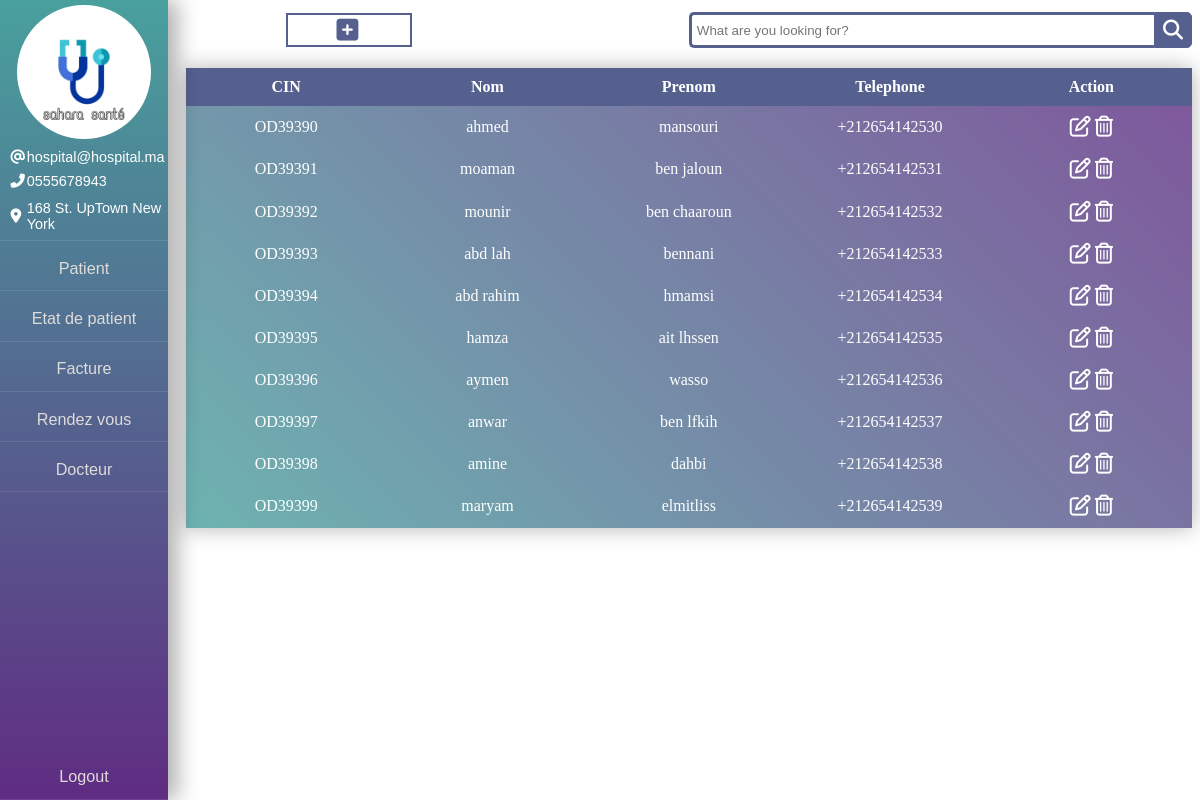
/src/pages/docteur.php (signed in), run on an earlier commit of the app's database.
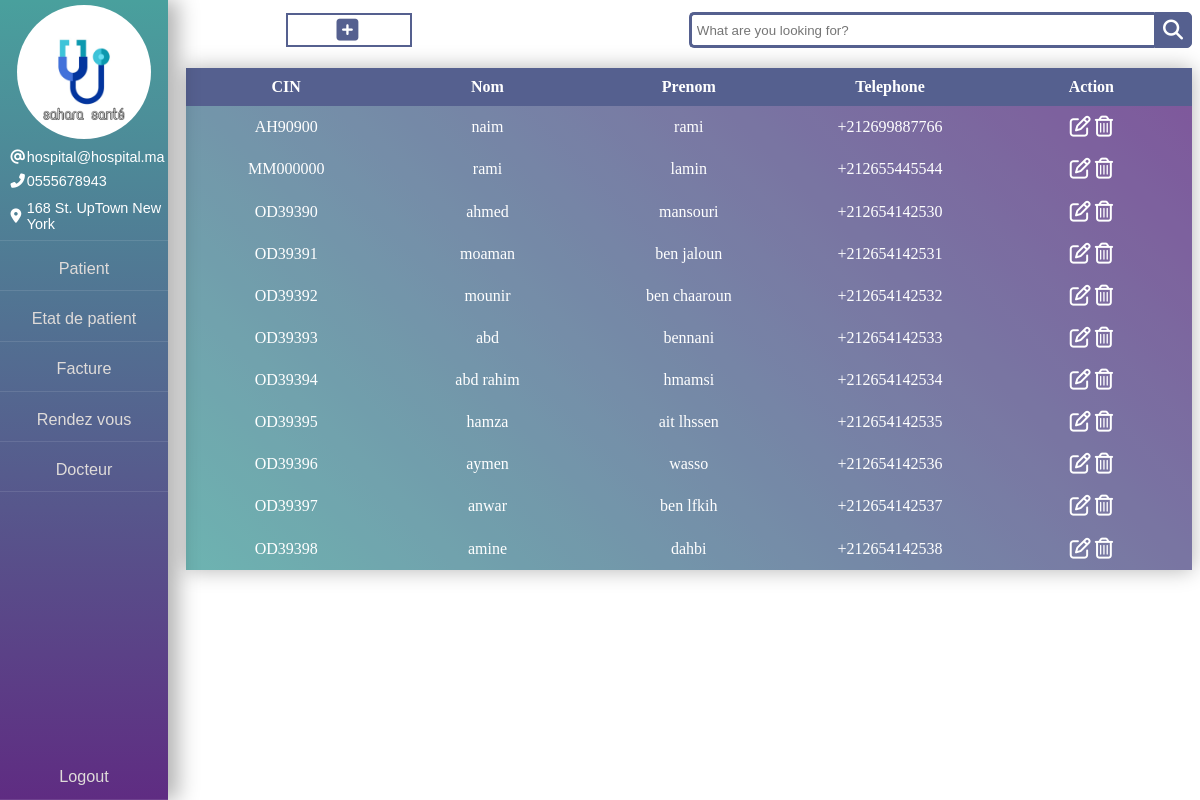
And on a later commit of the database.
### tables this page shows
CREATE TABLE `docteur` (
  `cin_D` varchar(20) NOT NULL,
  `nom` varchar(50) NOT NULL,
  `prenom` varchar(50) NOT NULL,
  `tel` int(20) NOT NULL
);

### src/pages/docteur.php (the view, shortened to what this page needs)
<!DOCTYPE html>
<html lang="en">
<head>
    <link rel="stylesheet" href="../css/patient.css">
</head>
<body>
    <main class="main">
            <div class="sub_main">
                <div class="add-new">
                    <section class="container">
                        <button class="add-new-button" data-hover="Add new patient" id="add-new-button" onclick="add_new()">
                        <div><i class="fas fa-plus-square"></i></div>
                    </button>
                    </section>
                </div>
                <div class="search__div">
                    <div class="wrap">
                        <div class="search">
                            <input type="text" id="search" class="searchTerm" placeholder="What are you looking for?">
                            <button type="submit" class="searchButton">
                            <i class="fa fa-search"></i>
                        </button>
                        </div>
                    </div>
                </div>
            </div>
            <div class="container-table" id="container-table">
                <table class="table-table" id="table-table">
                    <thead class="thead-table">
                        <tr class="tr-table-head">
                            <th class="th-table">CIN</th>
                            <th class="th-table">Nom</th>
                            <th class="th-table">Prenom</th>
                            <th class="th-table">Telephone</th>
                            <th class="th-table">Action</th>
                        </tr>
                    </thead>
                    <tbody class="tbody-table">
                        <?php
                            include_once 'connect.php';
                            $sql = "SELECT * FROM docteur";
                            $result = $conn->query($sql);
                            if ($result->num_rows > 0) {
                                while ($row = $result->fetch_assoc()) {
                                    echo '
                                    <tr class="tr-table-main row_' . $row['cin_D'] . '">
                                        <td class="td-table cin_D">' . $row['cin_D'] . '</td>
                                        <td class="td-table nom">' . $row['nom'] . '</td>
                                        <td class="td-table prenom">' . $row['prenom'] . '</td>
                                        <td class="td-table tel">+212' . $row['tel'] . '</td>
                                        <td class="td-table">
                                            <a href="#" onclick="showinput('."'row_".$row['cin_D']."'".')"><i class="fas fa-edit"></i></a>
                                            <a onclick="varif_delete('."'".$row['cin_D']."'".')"><i class="fas fa-trash-alt"></i></a>
                                            <a id="'.$row['cin_D'].'" href="delete_docteur.php?cin_D='.$row['cin_D'].'"></a>
                                        </td>
                                    </tr>
                                    <tr class="tr-table hide hide_row_'.$row['cin_D'].'">
                                                        <input type="hidden" name="cin_D_init" value="'.$row['cin_D'].'" />
                                                        <td class="td-table"><input type="text" name="cin_D" value="'.$row['cin_D'].'"></td>
                                                        <td class="td-table"><input type="text" name="nom" value="'.$row['nom'].'"></td>
                                                        <td class="td-table"><input type="text" name="prenom" value="'.$row['prenom'].'"></td>
                                                        <td class="td-table">+212<input type="tel" name="tel" value="'.$row['tel'].'"></td>
                                                        <input type="submit" id="'.$row['cin_D'].'" value="Enregistre" name="enregistre_patien">
                                                        <i class="fas fa-times-circle" onclick="deleteinput('."'row_".$row['cin_D']."'".')"></i>
                                    </tr>
                                        ';
                                }
                            }
                        ?>
                    </tbody>
                </table>
            </div>
    </main>
</body>
</html>

### src/css/patient.css (style rules this page uses)
.main { margin-left: 15%; margin-top: 1vw; }
.sub_main { display: flex; align-items: center; }
.sub_main div { flex-grow: 1; width: 100%; }
.container-table { margin-top: 2%; display: flex; justify-content: center; }
.search { width: 100%; position: relative; display: flex; }
.searchTerm { width: 100%; border: 3px solid #55608f; border-right: none; padding: 5px; height: 36px; border-radius: 5px 0 0 5px; outline: none; color: #9dbfaf; }
.searchButton { width: 40px; height: 36px; border: 1px solid #55608f; background: #55608f; text-align: center; color: #fff; border-radius: 0 5px 5px 0; cursor: pointer; font-size: 20px; }
.wrap { width: 80%; }
section.container { font: 300 1em/1.5 "Open Sans", "Helvetica Neue", Arial, sans-serif; min-width: 50%; padding-left: 20%; }
.add-new-button { background: white; outline: none; position: relative; border: 2px solid #55608f; padding: 0.6% 12%; overflow: hidden; }
.add-new-button:before { content: attr(data-hover); position: absolute; top: 50%; left: 0; width: 100%; text-transform: uppercase; letter-spacing: 1px; font-weight: 800; font-size: 9px; opacity: 0; transform: translate(100%, -50%); transition: all 0.3s ease-in-out; color: #55608f; height: 15px; }
.add-new-button div { text-transform: uppercase; letter-spacing: 3px; font-weight: 800; font-size: 1%; transition: all 0.3s ease-in-out; color: #55608f; }
.fa-plus-square { font-size: 25px; }
.table-table { background: linear-gradient(45deg, #49a09d, #5f2c82); width: 100%; border-collapse: collapse; overflow: hidden; box-shadow: 0 0 20px rgb(0 0 0 / 30%); flex-grow: 1; text-align: center; }
.th-table, .td-table { padding: 1%; background-color: rgba(255, 255, 255, 0.2); color: #fff; width: 14.28571428571429%; }
.thead-table .th-table { background-color: #55608f; }
.fa-edit, .fa-trash-alt { font-size: 25px; font-size: 21px; color: white; font-weight: 100 !important; }

What changed in the data, as far as the page shows it:
removed docteur: cin_D "OD39399", nom "maryam", prenom "elmitliss", tel "654142539"
added docteur: cin_D "AH90900", nom "naim", prenom "rami", tel "699887766"
added docteur: cin_D "MM000000", nom "rami", prenom "lamin", tel "655445544"
changed docteur "OD39393": nom "abd lah" → "abd"
